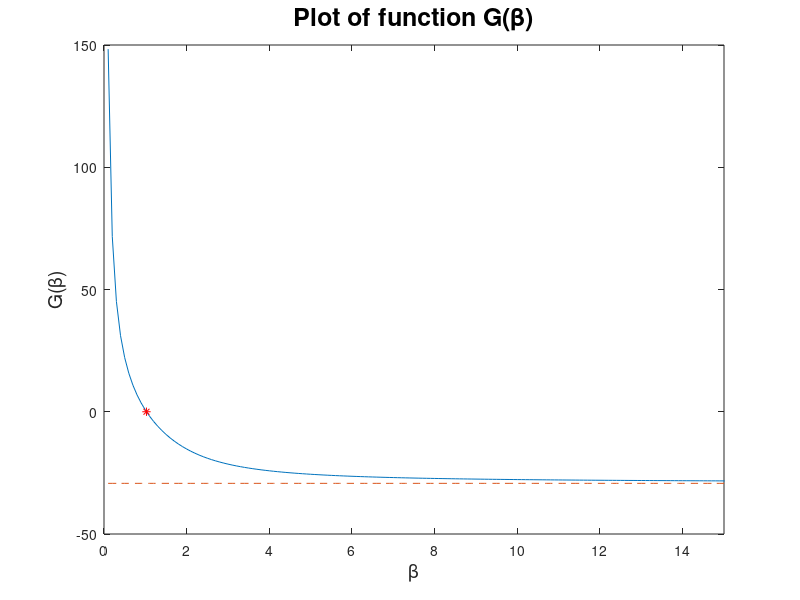
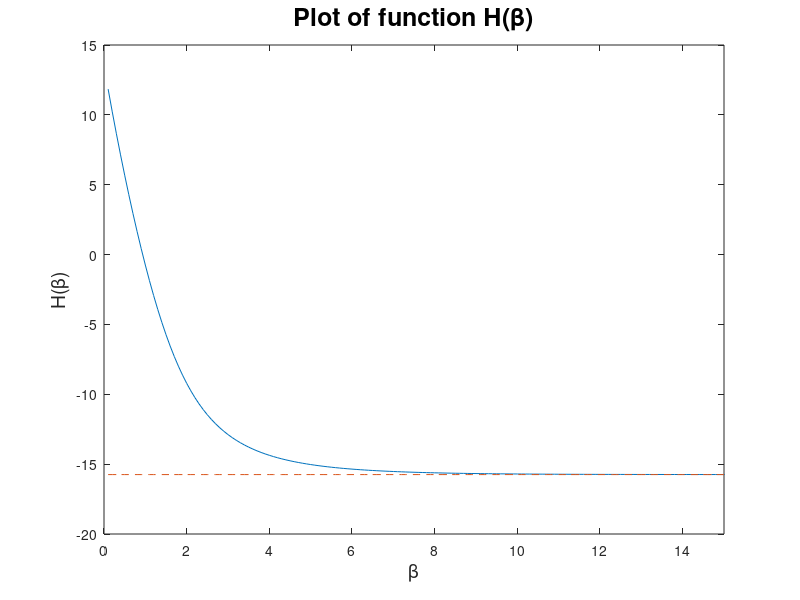
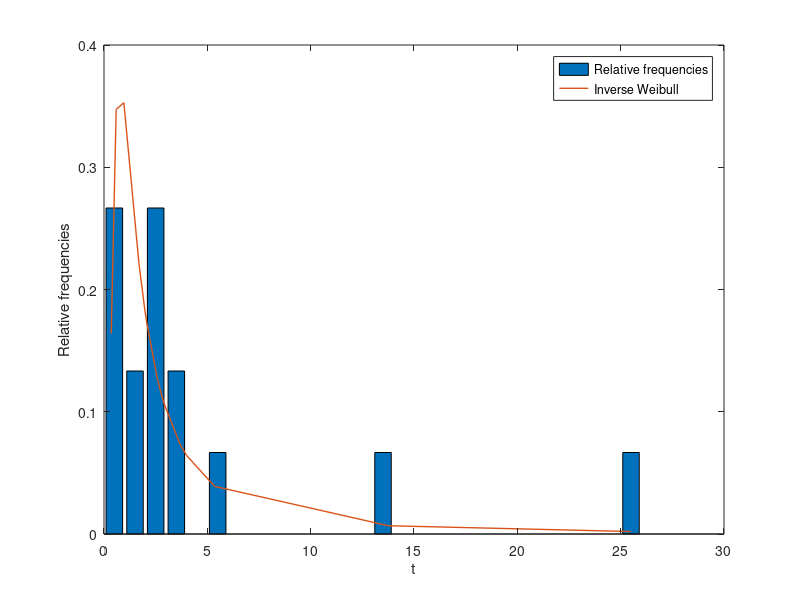

Source code (MATLAB) for these figures, in order:
% Step 1: Data Vector and Its Logarithmic Vector

x_vec    = [0.35 0.59 0.96 0.99 1.69...
            1.97 2.07 2.58 2.71 2.90...
            3.67 3.99 5.35 13.77 25.50];

y_vec    = (log(x_vec))';

z_vec    = x_vec(1)./x_vec;

G_infty  = sum(log(z_vec));

% Step 2: Definition of G, H, dH and dG from our Manuscript

G     = @(beta) (length(x_vec)./beta)-sum(log(x_vec))+(length(x_vec)*(((x_vec).^(-beta))*y_vec))/(sum((x_vec).^(-beta)));
H     = @(beta) length(x_vec)*(((x_vec).^(-beta))*y_vec)/(sum((x_vec).^(-beta)));
dH    = @(beta) length(x_vec)/(sum((x_vec).^(-beta))*sum((x_vec).^(-beta)))*((((x_vec).^(-beta))*y_vec)*(((x_vec).^(-beta))*y_vec)-(((x_vec).^(-beta))*(y_vec.^2))*(sum((x_vec).^(-beta))));
dG    = @(beta) -length(x_vec)/(beta*beta)+dH(beta);

% Step 3: Plotting of G and H

xx    = 0.1:0.1:34.9;
yy    = zeros(1,length(xx));
zz    = zeros(1,length(xx));

for j = 1:1:length(xx)
  yy(1,j) = G(xx(1,j));
  zz(1,j) = H(xx(1,j));
endfor

% Step 4: Newton-Iteration for G(beta_fin) = 0

N_max     = 200;
beta_s    = zeros(1,(N_max+1));
beta_s(1) = 0.1;

for j = 1:1:N_max
  beta_s(j+1) = beta_s(j) - G(beta_s(j))/dG(beta_s(j));
endfor

beta_fin  = beta_s(end)
alpha_fin = ((1/length(x_vec))*sum((x_vec).^(-beta_fin)))^(1/beta_fin)

f         = @(t) (beta_fin/(alpha_fin^(beta_fin))).*(t.^(-(beta_fin+1))).*exp(-(alpha_fin*t).^(-beta_fin));

% Step 5: Plotting of G, H and Relative Frequencies with Inverse Weibull Distribution

% Step 5.1: Plots of G and H

figure(1)
plot(xx,yy)
hold on
plot(xx,G_infty*ones(1,length(xx)),'linestyle','--')
hold on
plot(beta_fin,0,'r*')
title('Plot of function G({\beta})','Interpreter','tex','fontsize',18)
xlabel('{\beta}','Interpreter','tex','fontsize',14)
ylabel('G({\beta})','Interpreter','tex','fontsize',14)
xlim([0 15])

figure(2)
plot(xx,zz)
hold on
plot(xx,length(x_vec)*log(x_vec(1))*ones(1,length(xx)),'linestyle','--')
title('Plot of function H({\beta})','Interpreter','tex','fontsize',18)
xlabel('{\beta}','Interpreter','tex','fontsize',14)
ylabel('H({\beta})','Interpreter','tex','fontsize',14)
xlim([0 15])

% Step 5.2: Relative Frequencies with Inverse Weibull Distribution

x_help    = 0:1:30;
x_count   = zeros((length(x_help)-1),1);

for j = 1:1:(length(x_help)-1)
  for k = 1:1:length(x_vec)
    if (x_help(j)<=x_vec(k) && x_vec(k)<=x_help(j+1))
      x_count(j) = x_count(j) + 1;
    endif
  endfor
endfor

x_count = x_count./length(x_vec);

figure(3)
bar(0.5:1:29.5,x_count)
hold on
plot(x_vec,f(x_vec),'linestyle','-','linewidth',1)
legend({'Relative frequencies','Inverse Weibull'},'location','northeast')
xlabel('t')
ylabel('Relative frequencies')

% Step 5: Bisection-Iteration for G(beta_final) = 0

##a_guess   = 0.1;
##b_guess   = 1.1;
##x_guess   = (a_guess+b_guess)/2;
##epsilon   = 0.01;
##
##if ((G(a_guess)>0 & G(b_guess)<0))
##  while(abs(G(x_guess))>epsilon)
##    if ((G(a_guess)>0 & G(x_guess)<0))
##       x_guess = (a_guess+x_guess)/2;
##    elseif ((G(x_guess)>0 & G(b_guess)<0))
##       x_guess = (x_guess+b_guess)/2;
##    endif
##  endwhile
##elseif
##   x_guess = (a_guess+b_guess)/2;
##endif
